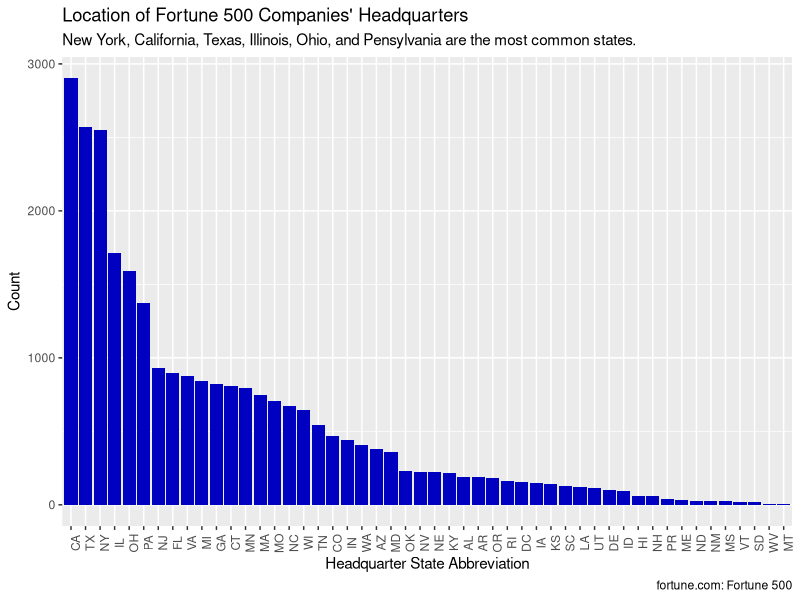
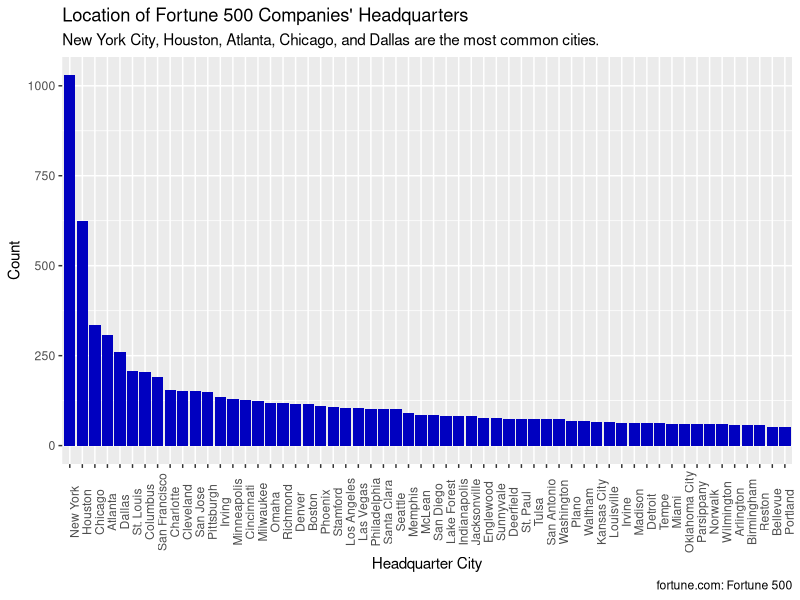

Generate these figures, in order, with R:
## ---- chunk 1
#| message: false
#| warning: false
library(tidyverse)
library(readr)
library(forcats)
## ---- chunk 2
fortune <- read_csv('data/Cleaned Data.csv', show_col_types = FALSE) |>
  select(rank,name,headquarters_state,headquarters_city)
## ---- chunk 3
state_hq <- unique(fortune) |>
  select(headquarters_state) |>
  drop_na() |>
  count(headquarters_state) |>
  mutate(headquarters_state = fct_reorder(headquarters_state, desc(n)))
## ---- chunk 4
city_hq <- unique(fortune) |>
  select(headquarters_city) |>
  drop_na() |>
  count(headquarters_city) |>
  filter(n > 50) |>
  mutate(headquarters_city = fct_reorder(headquarters_city, desc(n)))
## ---- chunk 5
state_hq |>
  ggplot(aes(x = headquarters_state, y = n)) +
  geom_bar(stat = 'identity', fill = '#0000c0') +
  theme(axis.text.x = element_text(angle = 90)) +
  labs(title = "Location of Fortune 500 Companies' Headquarters",
       subtitle = "New York, California, Texas, Illinois, Ohio, and Pensylvania are the most common states.",
       x = 'Headquarter State Abbreviation',
       y = 'Count',
       caption = 'fortune.com: Fortune 500')
## ---- chunk 6
city_hq |>
  ggplot(aes(x = headquarters_city, y = n)) +
  geom_bar(stat = 'identity', fill = '#0000c0') +
  theme(axis.text.x = element_text(angle = 90)) +
  labs(title = "Location of Fortune 500 Companies' Headquarters",
       subtitle = "New York City, Houston, Atlanta, Chicago, and Dallas are the most common cities.",
       x = 'Headquarter City',
       y = 'Count',
       caption = 'fortune.com: Fortune 500')
